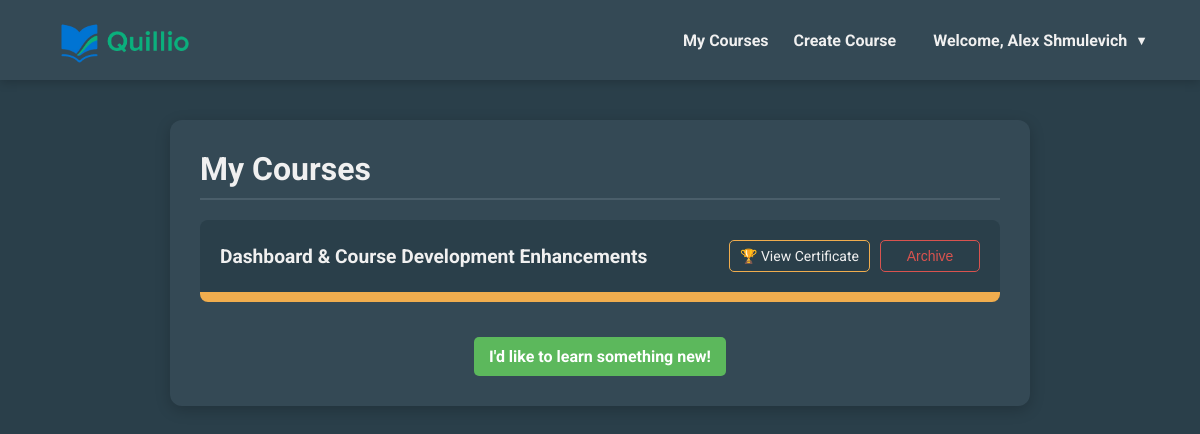
/course_dashboard (signed in), run on an earlier commit of the app's database.
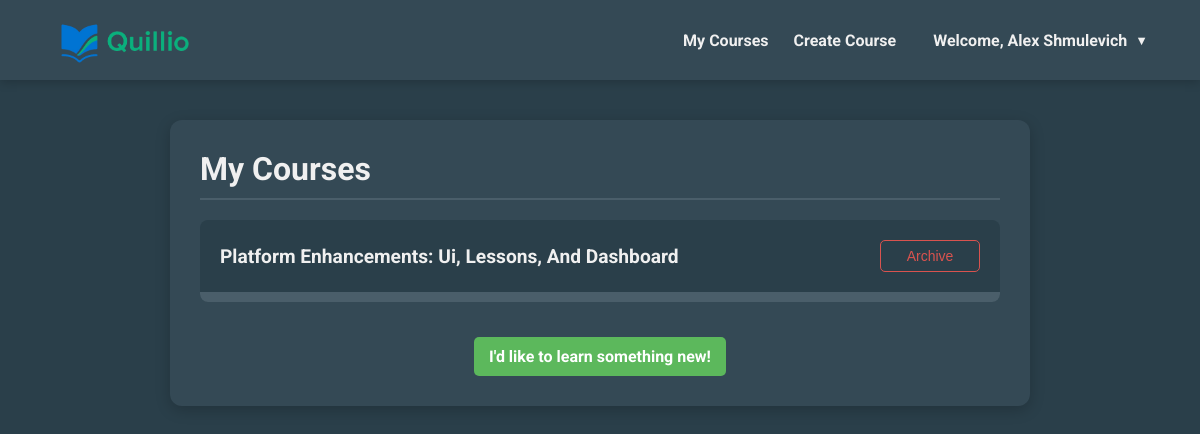
And on a later commit of the database.
### app/models.py (models this page shows)
class Course(db.Model):
    __tablename__ = 'courses'
    id = db.Column(GUID(), primary_key=True, default=uuid.uuid4)
    user_id = db.Column(GUID(), db.ForeignKey('users.id'), nullable=False)
    course_title = db.Column(db.String(200), nullable=False)
    course_data = db.Column(get_json_type(), nullable=False)
    status = db.Column(db.String(50), nullable=False, default='active')
    completed_lessons = db.Column(db.Integer, nullable=False, default=0)
    user = db.relationship('User', backref=db.backref('courses', lazy=True, cascade='all, delete-orphan'))

### app/routes/course_routes.py (the view)
@course_bp.route('/course_dashboard')
@login_required
def course_dashboard():
    active_courses = Course.query.filter_by(user_id=current_user.id, status='active').order_by(Course.id.desc()).all()
    return render_template('course_dashboard.html', courses=active_courses)

### app/configuration.py (called while the page is built)
@app.context_processor
def inject_csrf_token():
    return dict(csrf_token=generate_csrf())

@app.context_processor
def inject_utility_functions():
    return dict(math=math, shorten_title=shorten_title)

### app/db_utils.py (called while the page is built)
    def process_result_value(self, value, dialect):
        if value is not None:
            value = json.loads(value)
        return value

### app/models.py (called while the page is built)
@login_manager.user_loader
def load_user(user_id):
    return User.query.get(user_id)

    def process_bind_param(self, value, dialect):
        if value is None:
            return None
        if isinstance(value, str):
            try:
                if len(value) == 32 and all(c in '0123456789abcdef' for c in value.lower()):
                    value = uuid.UUID(hex=value)
                else:
                    value = uuid.UUID(value)
            except (ValueError, AttributeError):
                return value
        if isinstance(value, uuid.UUID):
            if dialect.name == 'postgresql':
                return str(value)
            return "%.32x" % value.int
        return value

    @property
    def is_admin(self):
        return self.is_quillio_admin

### templates/course_dashboard.html (shortened to what this page needs)
{% extends "base.html" %}
{% block content %}
{% set lang = current_user.language %}
<div class="container">
    <div class="header">
        <h1>{% if lang == 'russian' %}Мои курсы{% else %}My Courses{% endif %}</h1>
    </div>
    {% if courses %}
        <ul class="course-list">
            {% for course in courses %}
                {% set total_lessons = course.course_data.units | map(attribute='lessons') | sum(start=[]) | length %}
                {% set progress_percent = (course.completed_lessons / total_lessons * 100) if total_lessons > 0 else 0 %}
                <li class="course-item">
                    <div class="course-info">
                        <a href="{{ url_for('course.show_course', course_id=course.id) }}" id="course-title-{{ course.id }}" class="course-title">{{ course.course_title | shorten_title }}</a>
                        <div class="course-actions">
                            {% if progress_percent >= 100 %}
                                <a href="{{ url_for('course.show_certificate', course_id=course.id) }}" class="certificate-btn">🏆 {% if lang == 'russian' %}Сертификат{% else %}View Certificate{% endif %}</a>
                            {% endif %}
                            <form class="archive-form" action="{{ url_for('course.archive_course', course_id=course.id) }}" method="POST" onsubmit="return confirm('{% if lang == 'russian' %}Вы уверены, что хотите архивировать этот курс?{% else %}Are you sure you want to archive this course?{% endif %}');">
                                <button type="submit">{% if lang == 'russian' %}Архивировать{% else %}Archive{% endif %}</button>
                            </form>
                        </div>
                    </div>
                    <div class="progress-bar-container">
                        <div class="progress-bar {{ 'completed' if progress_percent >= 100 }}" style="width: {{ progress_percent }}%;"></div>
                    </div>
                </li>
            {% endfor %}
        </ul>
    {% else %}
        <div class="no-courses">
            <p>{% if lang == 'russian' %}У вас нет активных курсов.{% else %}You don't have any active courses.{% endif %}</p>
        </div>
    {% endif %}
    <div class="new-course-wrapper">
        <a href="{{ url_for('course.home') }}" class="new-course-btn">{% if lang == 'russian' %}Я хочу научиться чему-то новому!{% else %}I'd like to learn something new!{% endif %}</a>
    </div>
 </div>
 {% endblock %}

What changed in the data, as far as the page shows it:
no longer on this page (row edited): Course: course_title|shorten_title "Dashboard & Course Development Enhancements", shows "View Certificate", {{ progress_percent }} 100.0 (drawn)
added Course: course_title|shorten_title "Platform Enhancements: Ui, Lessons, And Dashboard"
